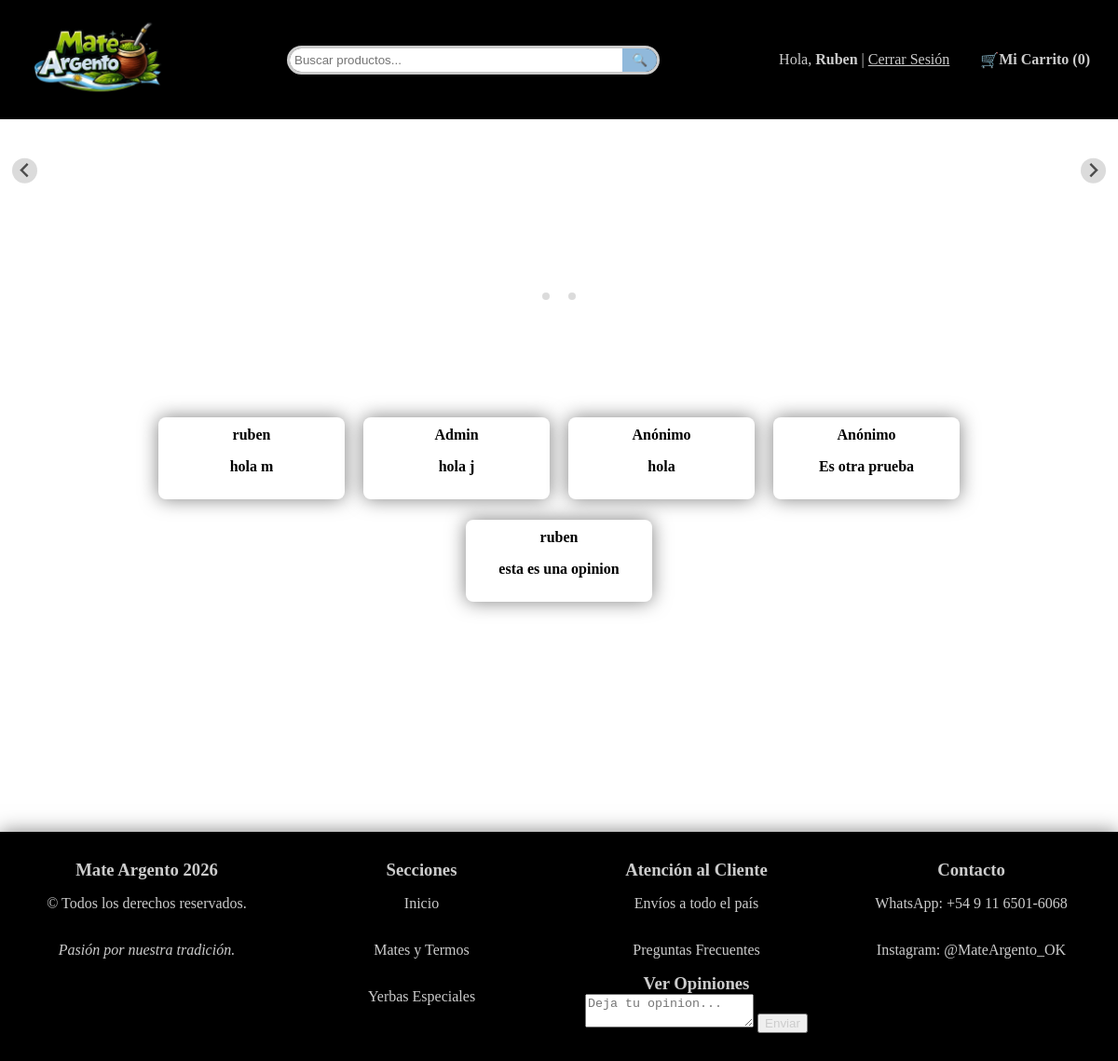
The app's page /opiniones (signed in) with its own data.
### app.py (models this page shows, shortened)
class Opinion(db.Model):
    id = db.Column(db.Integer, primary_key=True) # Esto hace que el cerebro los vuelva unicos y los va colocando 1,2,3.
    nombre_cliente = db.Column(db.String(100)) # Espacio para el nombre del cliente de maximo 100 letras.
    comentario = db.Column(db.Text, nullable=False) # El texto que escriben, nullable para que no se guarde vacio.

### app.py (the view)
@app.route('/opiniones')
def ver_opiniones():
    return render_template('opiniones.html', opiniones=Opinion.query.all())

### app.py (called while the page is built, shortened)
@app.context_processor
def inject_categorias():
    return dict(todas_las_categorias=CATEGORIAS_DATA)

@app.context_processor
def procesar_carrito():
    mi_carrito = Carrito(session)
    items, total, unidades = mi_carrito.obtener_datos(Producto)
    return dict(carrito_html=items, total_carrito=total, total_unidades=unidades)

    def obtener_datos(self, modelo_producto):
        carrito_dict = self.session.get('carrito', {})
        productos_reales = []
        total_general = 0
        total_unidades = 0  # <--- Nueva variable
        return productos_reales, total_general, total_unidades

### templates/opiniones.html (shortened to what this page needs)
<!DOCTYPE html>
<html>
<head>
</head>
<body>
    {% extends 'base.html' %}
    {% block content %}
    <br>
    <div class="contenedor">
        <br><br><br>
        <div class="contenedor-padre2">
            {% for p in opiniones %}
                <div class="tarjeta">
                    <h4>{{ p.nombre_cliente }}</h4>
                    <p><b>{{ p.comentario }}</b></p>
                </div>
            {% else %}
                <p>No hay productos en esta categoría todavía.</p>
            {% endfor %}
        </div>
        <br><br><br>
    </div>
    {% endblock %}

### static/estilos.css (style rules this page uses)
body { margin: 0; background-size: cover; background-repeat: no-repeat; background-position: center; }
.fondo-inicio { background-image: url('img/fondo_azul16.jpg'); }
.contenedor { width: 80%; margin: auto; background-size: cover; background-repeat: no-repeat; background-position: center; padding: 20px; border-radius: 10px; min-height: 500px; background-color: rgba(255, 255, 255, 0.0); border: 1px solid rgba(255, 255, 255, 0.0); box-shadow: 0 8px 32px 0 rgba(0, 0, 0, 0.0); }
.contenedor > * { margin-left: 20px; margin-right: 20px; }
.contenedor-padre2 { display: flex; flex-direction: row; flex-wrap: wrap; justify-content: center; align-items: center; gap: 20px; padding: 20px; background-color: #90b9db; border-radius: 10px; background-color: rgba(255, 255, 255, 0.0); border: 1px solid rgba(255, 255, 255, 0.0); box-shadow: 0 8px 32px 0 rgba(0, 0, 0, 0.0); min-height: 200px; }
.tarjeta { background-color: #fff; padding: 10px; border-radius: 8px; width: 200px; text-align: center; display: flex; flex-direction: column; justify-content: space-between; height: 100%; box-sizing: border-box; box-shadow: 0px 0px 20px rgba(0, 0, 0, 0.5); transition: transform 0.25s ease, box-shadow 0.25s ease, border-color 0.25s ease; position: relative; overflow: hidden; }
.tarjeta h4 { font-size: 1rem; margin: 0; overflow: hidden; display: -webkit-box; -webkit-line-clamp: 2; -webkit-box-orient: vertical; line-clamp: 2; }

### records on screen
Opinion: nombre_cliente "ruben", comentario "hola m"
Opinion: nombre_cliente "Admin", comentario "hola j"
Opinion: nombre_cliente "Anónimo", comentario "hola"
Opinion: nombre_cliente "Anónimo", comentario "Es otra prueba"
Opinion: nombre_cliente "ruben", comentario "esta es una opinion"

### other values on screen
{{ session['usuario_nombre'] }} "Ruben"
{{ total_unidades }} "0"
